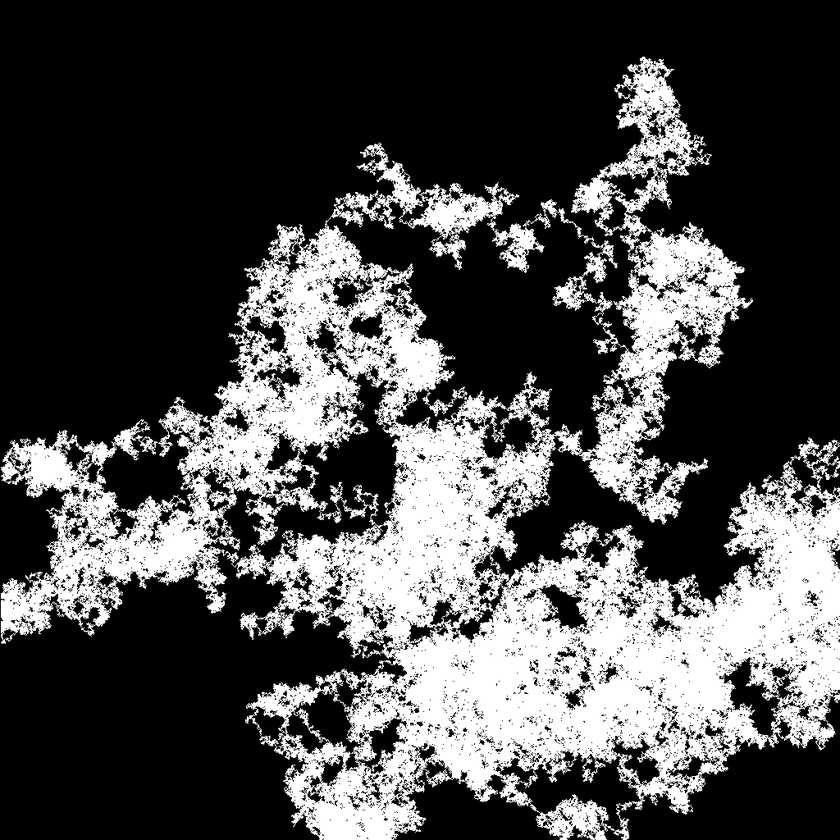
#> input picture clustering/cave.bmp, 840 x 840 px, shrunk from 1024 x 1024 before the run
$ python cluster.py
#> lines starting #> are read from the running program, lines starting #| are printed output that depends on the picture; after the words box and inside, x2 and y2 are one past the last pixel; in counts of white or black regions, pixels touching at a corner belong together
from PIL import Image
import numpy as np
import matplotlib.pyplot as plt
from sklearn.cluster import KMeans

# Load the test image
bmp_image = Image.open('cave.bmp')
#> bmp_image is the input picture: PIL image 840x840 RGB; min 0, max 255, mean 75.2
matrix = np.array(bmp_image)

if matrix.ndim == 3:
    matrix = matrix[:, :, 0]

matrix = matrix.astype(int)

for i in range(matrix.shape[0]):
    for j in range(matrix.shape[1]):
        matrix[i, j] = not matrix[i, j]
        if matrix[i, j] > 0:
            matrix[i, j] = 1
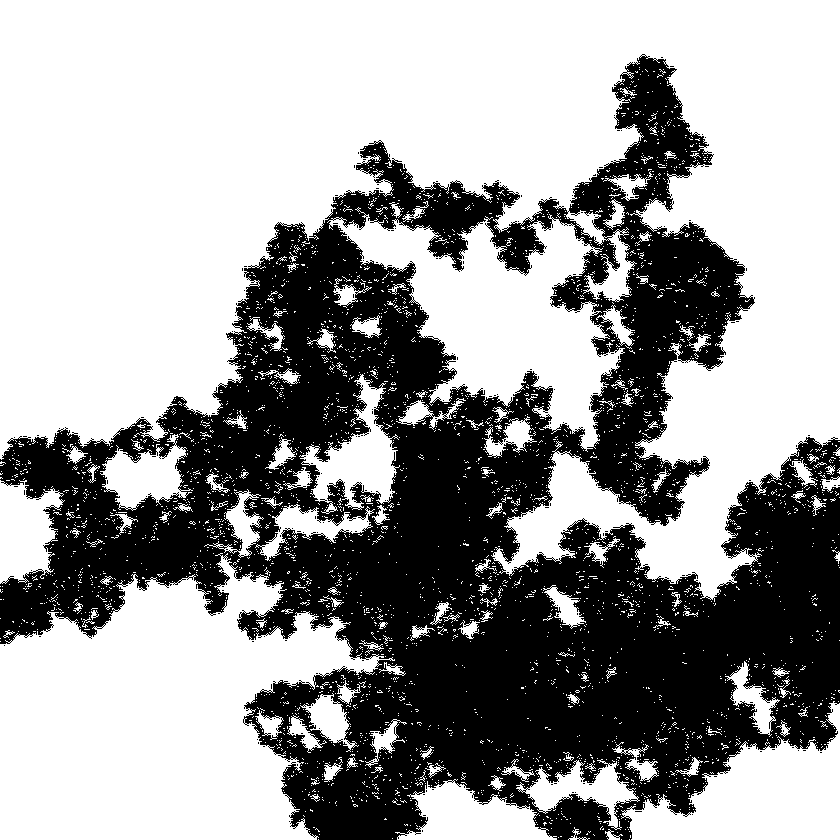
#> matrix: shape (840, 840) int64; values 0 (black) and 1 (white), 61.6% white; 254 black regions (253 under 20 px), largest, box (x1, y1, x2, y2) and area: (0, 54, 840, 840) 270637

# Perfom clustering using a kernel matrix' entropy
kdim = 4
kernel = np.zeros(shape=(kdim, kdim))

for y in range(0, matrix.shape[0], kdim):
    for x in range(0, matrix.shape[1], kdim):
        kernel = matrix[y:y + kdim, x:x + kdim]
        kernel_entropy = np.sum(kernel)
        # print(f'(x, y) = ({x}, {y}), entropy = {kernel_entropy}')

        if kernel_entropy < (kdim**2) // 2:
            kernel.fill(0)
            matrix[y:y + kdim, x: x + kdim] = kernel[:, :]
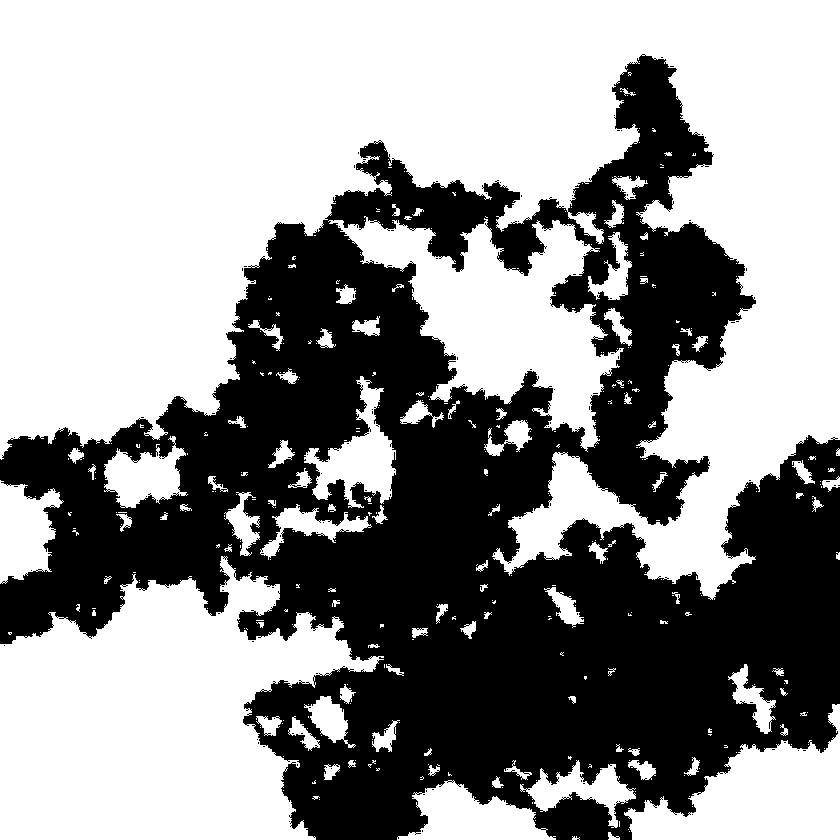
#> matrix: shape (840, 840) int64; values 0 (black) and 1 (white), 58.7% white; 149 black regions (148 under 20 px), largest, box (x1, y1, x2, y2) and area: (0, 54, 840, 840) 290951


# Plot our cave system
plt.imshow(matrix, cmap='binary', interpolation='nearest')
plt.show()
